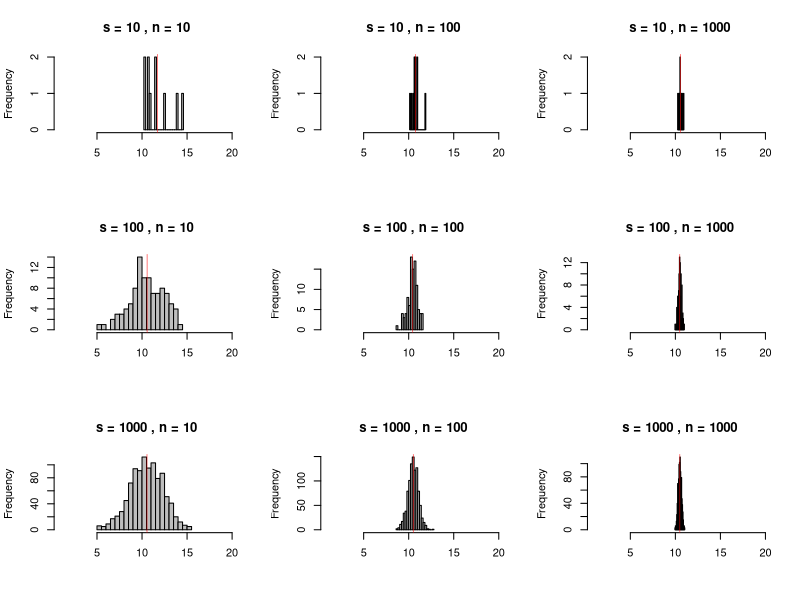
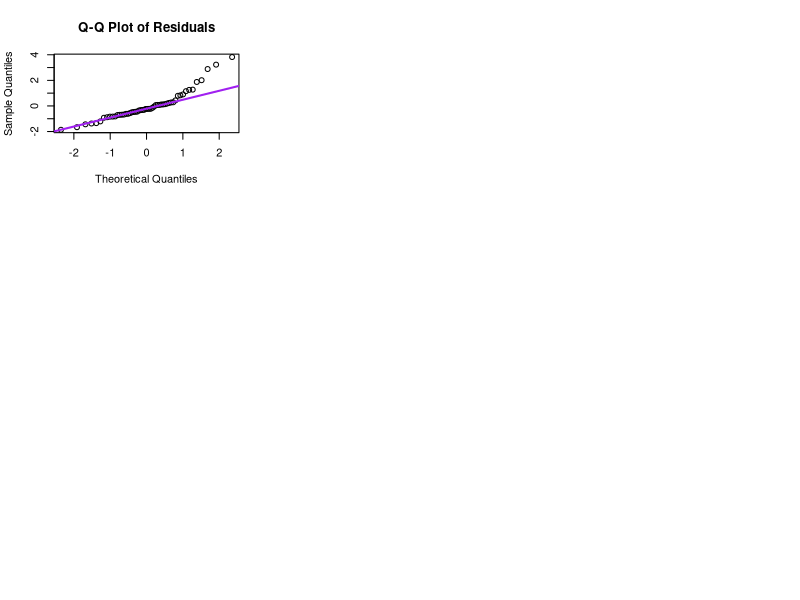
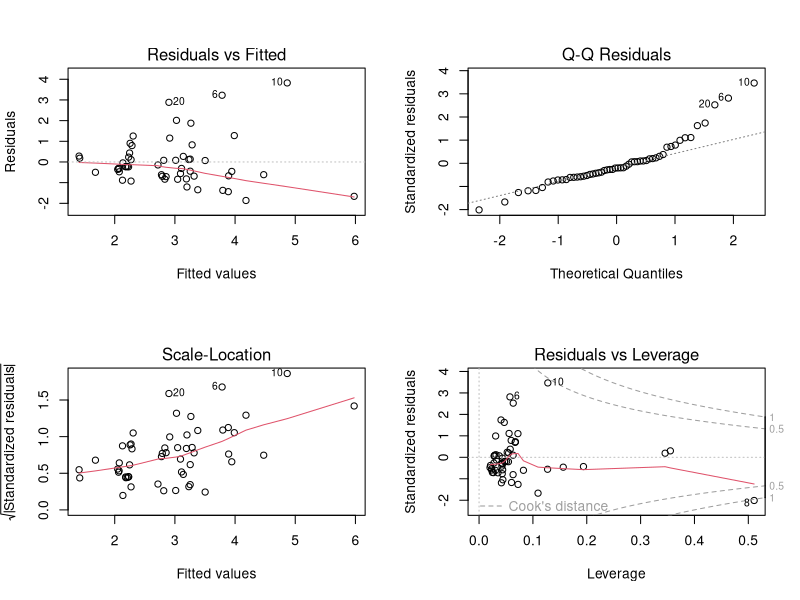

Here is the R script that generated these plots, in order:
## ---- chunk 1
s_values = c(10, 100, 1000)
n_values = c(10, 100, 1000)

par(mfrow = c(3, 3))
for (s in s_values) {
  for (n in n_values) {
    sample_means = replicate(s, mean(sample(1:20, n, replace = TRUE)))

    hist(sample_means,
         breaks = 20,
         col = "grey",
         border = "black",
         main = paste("s =", s, ", n =", n),
         xlab = "",
         xlim = c(1, 20))
    
    abline(v = mean(sample_means), col = "red", lwd = 0.5)
  }
}


## ---- chunk 2
func = function(x){exp(-x)*sin(x)}
result = integrate(func, lower = 2, upper = 5)
print(result)
## ---- chunk 3
data = read.csv("xmat.csv")
print(dim(data))
head(data, 10)
## ---- chunk 4
set.seed(10825) 
# Why not 42 and 3407
coefficient_0 = 1
coefficient_1 = 0.5
coefficient_2 = -2.2
coefficient_3 = 1
x_1 = data$X1
x_2 = data$X2
x_3 = data$X3
e = rnorm(n = nrow(data), mean = 0, sd = sqrt(1.5))
y = coefficient_0 + coefficient_1*x_1 + coefficient_2*x_2 + coefficient_3*x_3 + e

linear = lm(y ~ x_1 + x_2 + x_3)
summary((linear))
# Beautiful p-value
## ---- chunk 5
library(haven)
data_2 = read_dta("coxappend.dta")
attributes(data_2)
## ---- chunk 6
head(data_2, 10)
## ---- chunk 7
ols_regression = function(y, X) {
  X = cbind(1, X)
  
  # beta_hat = (X'X)^(-1) X'y
  beta_hat = solve(t(X) %*% X) %*% t(X) %*% y
  
  # residuals = y - X * beta_hat
  residuals = y - X %*% beta_hat
  
  # sigma^2 = RSS / (n - p)
  n = nrow(X)
  p = ncol(X)
  sigma2 = sum(residuals^2) / (n - p)
  
  # SE(beta) = sqrt(diag(sigma^2 * (X'X)^(-1)))
  se_beta = sqrt(diag(sigma2 * solve(t(X) %*% X)))
  
  return(list(
    coefficients = beta_hat,
    standard_errors = se_beta,
    residuals = residuals
  ))
}

y = data_2$enps
X = data.frame(
  eneth = data_2$eneth,
  log_ml = log(data_2$ml),
  interaction = data_2$eneth * log(data_2$ml)
)

results = ols_regression(y, as.matrix(X))

print("OLS Results:")
coefficients_table = data.frame(
  Coefficient = results$coefficients,
  Std_Error = results$standard_errors
)
rownames(coefficients_table) = c("Intercept", "eneth", "log_ml", "interaction")
print(coefficients_table)

## ---- chunk 8
qq_plot = function(residuals) {
  qqnorm(residuals, main = "Q-Q Plot of Residuals")
  qqline(residuals, col = "purple", lwd = 2)
}

residuals = results$residuals
qq_plot(residuals)

## ---- chunk 9
lm_model = lm(enps ~ eneth * log(ml), data = data_2)
summary(lm_model)
## ---- chunk 10
#| fig-width: 6
#| fig-height: 6
par(mfrow = c(2, 2))
plot(lm_model)
